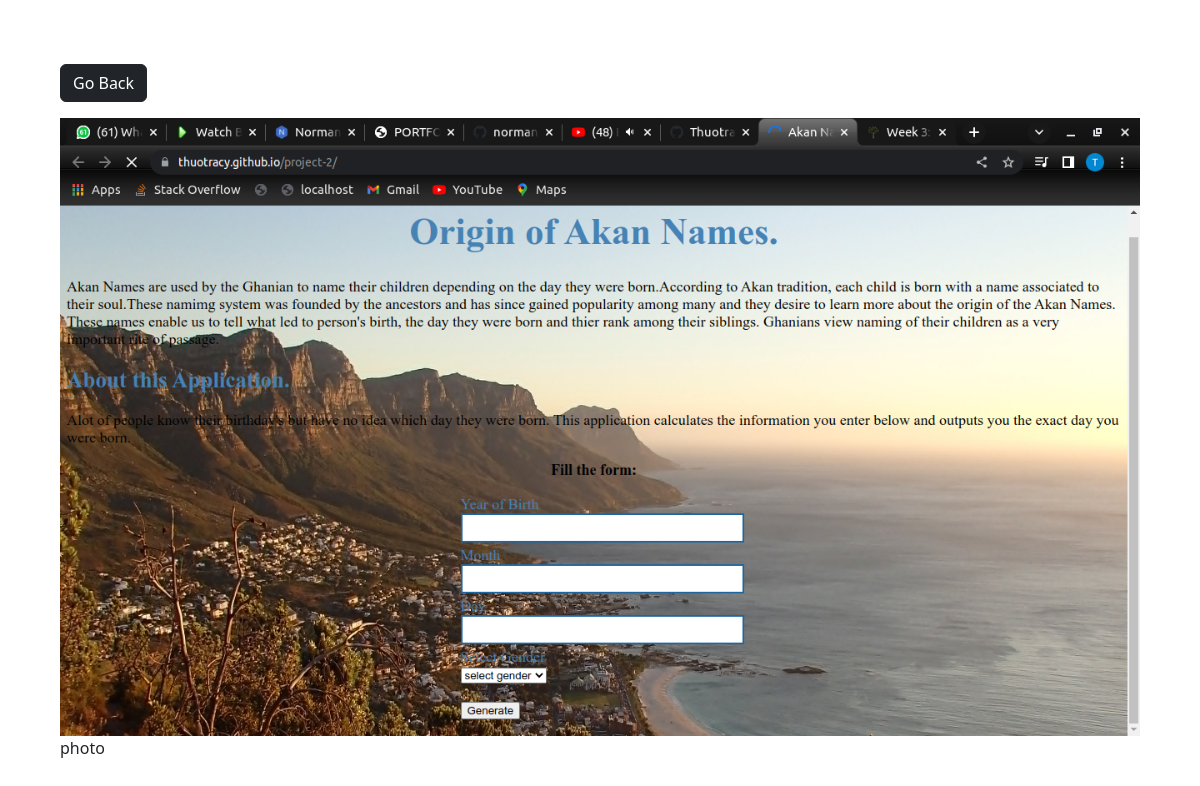
Screenshot of /photo/1/ with the database file from the repository.
### photos/models.py (models this page shows, shortened)
class Photo(models.Model):
    category = models.ForeignKey(Category, on_delete=models.SET_NULL, null=True, blank=True)
    image = models.ImageField(null=False, blank=False)
    description = models.TextField()

### photos/views.py (the view)
# urls.py: path('photo/<str:pk>/', views.viewPhoto, name='photo'),
def viewPhoto(request, pk):
    photo = Photo.objects.get(id=pk)
    return render(request, 'photos/photo.html', {'photo': photo})

### photos/templates/photos/photo.html (shortened to what this page needs)
<!DOCTYPE html>
<html lang="en">
<head>
    <link href="https://cdn.jsdelivr.net/npm/bootstrap@5.2.0/dist/css/bootstrap.min.css" rel="stylesheet"
>
</head>
<body class="m-5">
    <div class="container">
        <div class="row justify-content-center">
            <div class="col">
                <a href="{% url 'gallery' %}" class="btn btn-dark my-3">Go Back</a>
                <div style="height: 90vh;">
                    <img style="max-width: 100%; max-height: 100%;"
                    src="{{photo.image.url}}" alt="">
                    <p>{{photo.description}}</p>
                </div>
            </div>
        </div>
    </div>
</body>
</html>

### rows the page displays
Photo: image (picture), description "photo"
